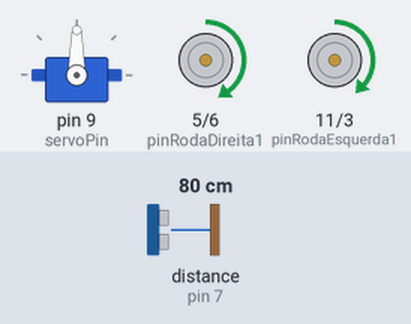
Simulated run of this sketch. Board: Arduino Uno, built with avr-gcc and run on an emulated ATmega328P. Shown: servo, motor-driver pin pairs drawn as motors (green arrow = first pin HIGH = forward, orange = second pin HIGH = backward, longer = more drive). The test bench sets the inputs (shaded band); at power-on: distance to the obstacle (sensor on pin 7) 80 cm. The echo pulse lasts 58.3 µs per cm; random numbers use the default seed unless the sketch sets one.

Above: at 1.5 s.
1.6 s: distance to the obstacle (sensor on pin 7) set to 37 cm
3.2 s: distance to the obstacle (sensor on pin 7) set to 33 cm
At 4.3 s:
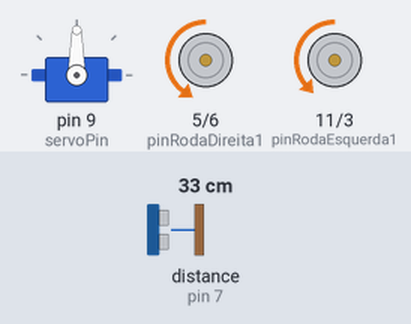
At 5.2 s:
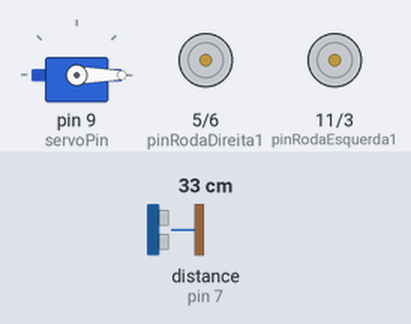
6.2 s: distance to the obstacle (sensor on pin 7) set to 35 cm
At 7.6 s:
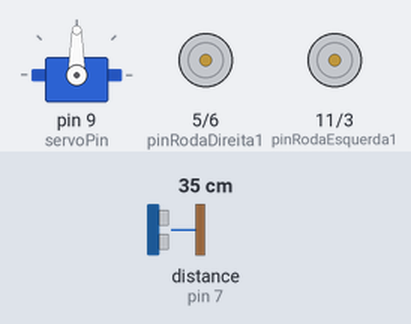
Timing chart, 0 to 9.3 s (numbered marks = the images above; inputs shaded):
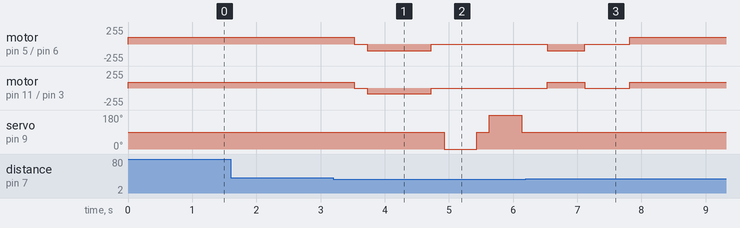

The sketch:

arkbo.ino
```cpp
#include <Ultrasonic.h>
#include <Servo.h>
#include "Robot.h"
#include "Motor.h"
#include "Cabeca.h"

char trigPin = 2;
char echoPin = 7;
char servoPin = 9;
char pinRodaDireita1 = 5;
char pinRodaDireita2 = 6;
char pinRodaEsquerda1 = 11;
char pinRodaEsquerda2 = 3;
float constanteRodaEsquerda = 0.85;
float constanteRodaDireita = 1.0;

long distanciaLimite = 2000;

Robot *arkbo;

void setup() {

  arkbo = new Robot(new Cabeca(servoPin,trigPin,echoPin),
                    new Motor(new Roda(pinRodaDireita1,pinRodaDireita2,constanteRodaDireita), new Roda(pinRodaEsquerda1,pinRodaEsquerda2,constanteRodaEsquerda)),
                    distanciaLimite);

  arkbo->setup();

}

void loop() {
  arkbo->loop();
}
```

Cabeca.cpp
```cpp
#include "Cabeca.h"

Cabeca::Cabeca(){}

Cabeca::Cabeca(int servoPin, int triggerPin, int echoPin){
  servo.attach(servoPin);
  anguloRest = RANGE_ANGULO_REST_DEFAULT;
  ultrasom = new Ultrasonic(triggerPin, echoPin);
}

long Cabeca::getDistancia(Direcao direcao){
  if(direcao == ESQUERDA){
    setAngulo(RANGE_ANGULO_ESQUERDA_DEFAULT);
  }else{
    setAngulo(RANGE_ANGULO_DIREITA_DEFAULT);
  }
  delay(200);
  long distancia = ultrasom->timing();
  delay(300);
  setAngulo(anguloRest);
  delay(200);
  return distancia;
}

long Cabeca::getDistancia(){
  setAngulo(anguloRest);
  delay(200);
  long distancia = ultrasom->timing();
  delay(300);
  return distancia;
}

void Cabeca::setAnguloRest(int angulo){
  anguloRest = angulo;
}

void Cabeca::setAngulo(int angulo){
  servo.write(angulo);
}
```

Cabeca.h
```cpp
#ifndef CABECA_H
#define CABECA_H

//Download em https://github.com/filipeflop/Ultrasonic/archive/master.zip
//Tutorial em http://blog.filipeflop.com/sensores/sensor-ultrassonico-hc-sr04-ao-arduino.html
//Modelo: HC-SR04
// 1000 ms
#include <Ultrasonic.h>
#include <Servo.h>
#include "EnumConstants.h"

#ifndef RANGE_ANGULO_ESQUERDA_DEFAULT
#define RANGE_ANGULO_ESQUERDA_DEFAULT 180
#endif

#ifndef RANGE_ANGULO_REST_DEFAULT
#define RANGE_ANGULO_REST_DEFAULT 90
#endif

#ifndef RANGE_ANGULO_DIREITA_DEFAULT
#define RANGE_ANGULO_DIREITA_DEFAULT 0
#endif

class Cabeca {
private:
  Servo servo;
  Ultrasonic *ultrasom;
  int anguloRest;
public:
  Cabeca();
  Cabeca(int servoPin, int triggerPin, int echoPin);
  long getDistancia(Direcao direcao);
  long getDistancia();
  void setAnguloRest(int angulo);
  void setAngulo(int angulo);
};


#endif
```

EnumConstants.h
```cpp
#ifndef ENUM_CONSTANTS
#define ENUM_CONSTANTS

enum Direcao {
  ESQUERDA,
  DIREITA
};

enum Marcha {
  FRENTE,
  RE,
  PONTO_MORTO
};

#endif
```

Motor.cpp
```cpp
#include "Motor.h"

Motor::Motor(){}

Motor::Motor(Roda *resq, Roda *rdir): resq(resq), rdir(rdir), velocidade(VELOCIDADE_INICIAL_DEFAULT), velocidadeDeCurva(VELOCIDADE_CURVA_INICIAL_DEFAULT){}

void Motor::vira(Direcao direcao){
  anda(PONTO_MORTO);
  delay(200);
  if(direcao == DIREITA) {
    resq->set_velocidade(velocidadeDeCurva);
    rdir->set_velocidade(velocidadeDeCurva * -1);
  }else if(direcao == ESQUERDA) {
    resq->set_velocidade(velocidadeDeCurva * -1);
    rdir->set_velocidade(velocidadeDeCurva);
  }
  delay(580);
  anda(PONTO_MORTO);
}

void Motor::anda(Marcha marcha){
  if(marcha == FRENTE){
    resq->set_velocidade(velocidade);
    rdir->set_velocidade(velocidade);
  }else if(marcha == PONTO_MORTO){
    resq->set_velocidade(0);
    rdir->set_velocidade(0);
  }else if(marcha == RE){
    resq->set_velocidade(velocidade * -1);
    rdir->set_velocidade(velocidade * -1);
  }
}

void Motor::set_velocidade(int velocidade, int velocidadeDeCurva){
  this->velocidade = velocidade;
  this->velocidadeDeCurva = velocidadeDeCurva;
}

Roda *Motor::get_roda(Direcao direcao){
  if(direcao == DIREITA){
    return rdir;
  }else{
    return resq;
  }
}
```

Motor.h
```cpp
#ifndef MOTOR_H
#define MOTOR_H

#include "EnumConstants.h"
#include "Roda.h"

#ifndef VELOCIDADE_INICIAL_DEFAULT
#define VELOCIDADE_INICIAL_DEFAULT 100
#endif

#ifndef VELOCIDADE_CURVA_INICIAL_DEFAULT
#define VELOCIDADE_CURVA_INICIAL_DEFAULT 90
#endif

class Motor {
  Roda *resq;
  Roda *rdir;
  int velocidade;
  int velocidadeDeCurva;
public:
  Motor();
  Motor(Roda *resq, Roda *rdir);
  void vira(Direcao direcao);
  void anda(Marcha marcha);
  void set_velocidade(int velocidade, int tempoDeCurva);
  Roda *get_roda(Direcao direcao);
};


#endif
```

Robot.cpp
```cpp
#include "Robot.h"

Robot::Robot(){}
Robot::Robot(Cabeca *cabeca, Motor *motor, long distanciaLimite): cabeca(cabeca), motor(motor), distanciaLimite(distanciaLimite){}

void Robot::setup(){
  cabeca->setAngulo(90);
  motor->set_velocidade(VELOCIDADE_INICIAL_DEFAULT, VELOCIDADE_CURVA_INICIAL_DEFAULT);
  motor->anda(FRENTE);
}

void Robot::alteraCaminho(){
  long distanciaDireita = cabeca->getDistancia(DIREITA);
  long distanciaEsquerda = cabeca->getDistancia(ESQUERDA);

  if(distanciaDireita > distanciaEsquerda){
    motor->vira(DIREITA);
  }else if(distanciaDireita < distanciaEsquerda){
    motor->vira(ESQUERDA);
  }else if(distanciaDireita == distanciaEsquerda){
    long rand = random(1,3); // random entre 1 e 2
    if(rand == 1){
      motor->vira(DIREITA);
    }else{
      motor->vira(ESQUERDA);
    }
  }

  long distanciaFrontal = cabeca->getDistancia();
  if(distanciaFrontal <= distanciaLimite){
    alteraCaminho();
  }
}

void Robot::loop(){
  long distancia = cabeca->getDistancia();
  if(distancia <= distanciaLimite){
    motor->anda(PONTO_MORTO);
    delay(200);

    motor->anda(RE);
    delay(1000);
    motor->anda(PONTO_MORTO);
    delay(200);
    alteraCaminho();
    delay(200);
    motor->anda(FRENTE);
  }
}
```

Robot.h
```cpp
#ifndef ROBOT_H
#define ROBOT_H

#include "Cabeca.h"
#include "Motor.h"

class Robot{
  Cabeca *cabeca;
  Motor *motor;
  long distanciaLimite;
  void alteraCaminho();
public:
  Robot();
  Robot(Cabeca *cabeca, Motor *motor, long distanciaLimite);
  void setup();
  void loop();
};

#endif
```

Roda.cpp
```cpp
#include "Roda.h"

Roda::Roda(){}

Roda::Roda(int pin1, int pin2, float constante): pin1(pin1), pin2(pin2), constante(constante), velocidade(0) {
  pinMode(pin1,OUTPUT);
  pinMode(pin2,OUTPUT);
}

void Roda::set_velocidade(int velocidade){
  this->velocidade = velocidade;
  acao();
}

void Roda::set_constante(float constante){
  this->constante = constante;
  acao();
}

int Roda::get_velocidade(){
  return this->velocidade;
}

float Roda::get_constante(){
  return this->constante;
}

void Roda::acao(){
  if(velocidade > 0){
    analogWrite(pin1, (int) (constante * velocidade));
    analogWrite(pin2, 0);
  }else{
    analogWrite(pin2, (int) (constante * abs(velocidade)));
    analogWrite(pin1, 0);
  }
}
```

Roda.h
```cpp
#ifndef RODA_H
#define RODA_H

#include <Arduino.h>

class Roda {
    int pin1, pin2;
    int velocidade;
    float constante;
    void acao();
  public:
    Roda();
    Roda(int pin1, int pin2, float constante);
    int get_velocidade();
    float get_constante();
    void set_velocidade(int velocidade);
    void set_constante(float constante);
};

#endif
```

Measured:
- the behaviour switches between 35 and 34 cm on distance to the obstacle (sensor on pin 7) (found by bisection; images 0 and 1)
- after the input at 1.6 s, every drawn part: stays the same
- after the input at 3.2 s, motor on pin 5 (pinRodaDireita1) / pin 6 (pinRodaDireita2): forward 100/255 → stopped after 0.33 s, → backward 100/255 0.20 s later, → stopped 1.0 s later; motor on pin 11 (pinRodaEsquerda1) / pin 3 (pinRodaEsquerda2): forward 85/255 → stopped after 0.33 s, → backward 85/255 0.20 s later, → stopped 1.0 s later
